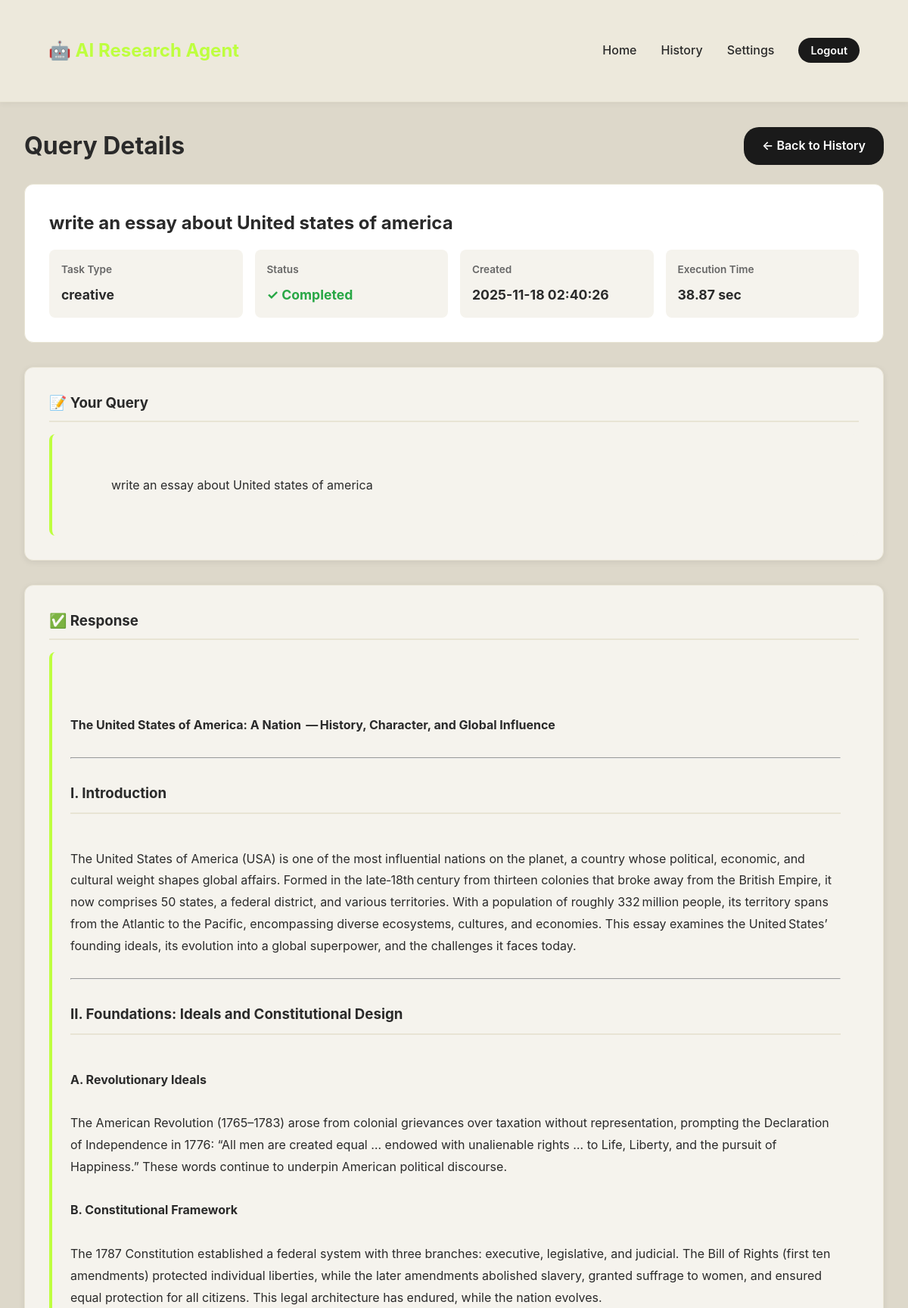
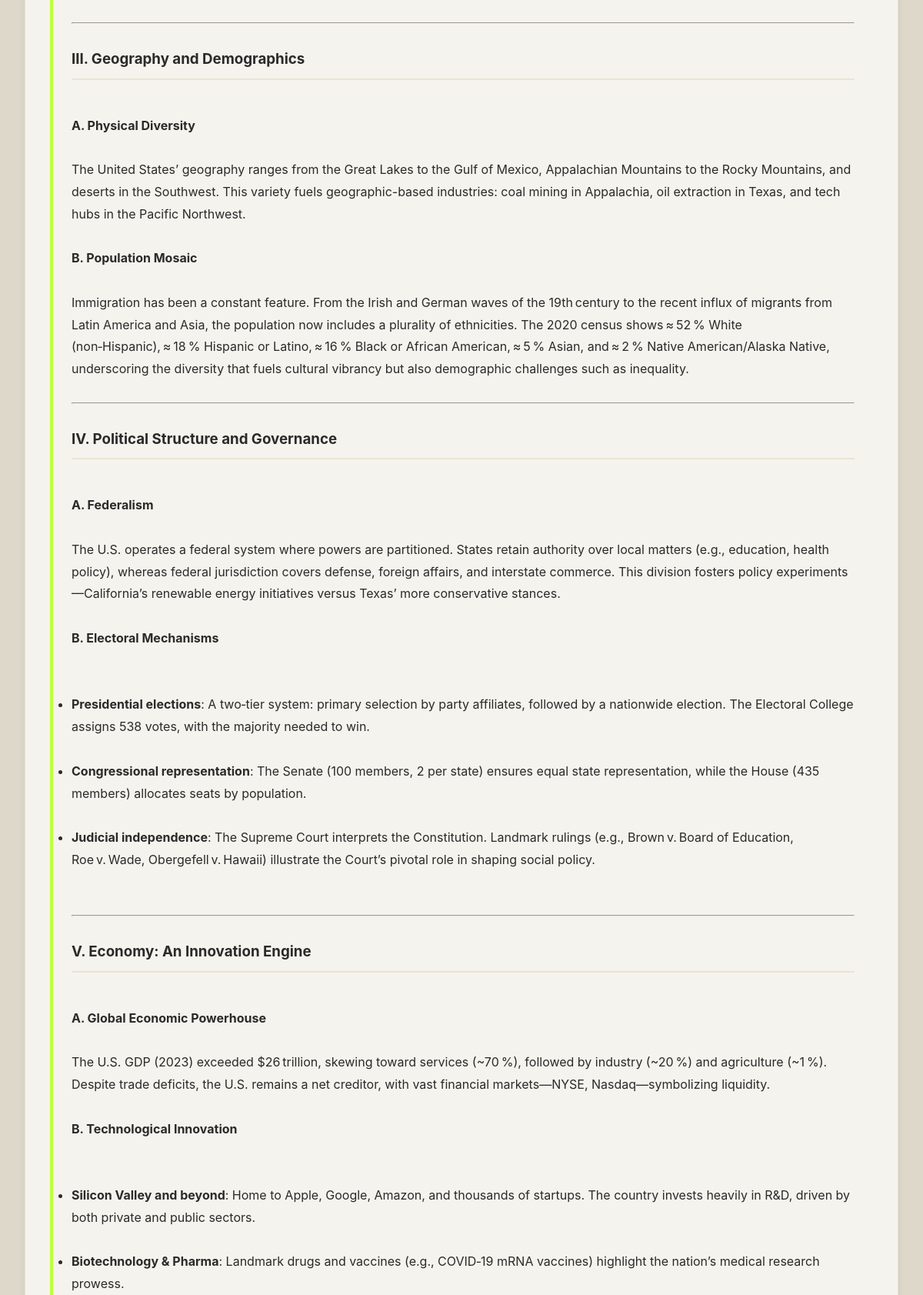
The page /query/6 (signed in, upper part) on the database its author committed (2 pictures, top to bottom).
### app.py (models this page shows, shortened)
class Query(db.Model):
    id = db.Column(db.Integer, primary_key=True)
    user_id = db.Column(db.Integer, db.ForeignKey('user.id'), nullable=False)
    query_text = db.Column(db.Text, nullable=False)
    response = db.Column(db.Text)
    reasoning = db.Column(db.Text)
    status = db.Column(db.String(20), default='processing')
    task_type = db.Column(db.String(50))
    execution_time = db.Column(db.Float)
    created_at = db.Column(db.DateTime, default=datetime.utcnow)
    tools_used = db.Column(db.String(255))
    error_message = db.Column(db.Text)
    is_comparison_query = db.Column(db.Boolean, default=False)
    comparison_confidence = db.Column(db.Float, default=0.0)
    table_html = db.Column(db.Text)  # Store generated HTML table
    user = db.relationship('User', backref=db.backref('queries', lazy='dynamic'))

### app.py (the view)
@app.route('/query/<int:query_id>')
@login_required
def view_query(query_id):
    query = Query.query.get_or_404(query_id)
    if query.user_id != session['user_id']:
        flash('You do not have access to this query', 'error')
        return redirect(url_for('history'))
    return render_template('query_detail.html', query=query)

### app.py (called while the page is built)
def markdown_to_html(text):
    if not text:
        return ""
    html = markdown.markdown(
        text,
        extensions=['tables', 'fenced_code', 'nl2br']
    )
    return html

@app.before_request
def make_session_permanent():
    session.permanent = True
    app.permanent_session_lifetime = timedelta(days=7)

def login_required(f):
    @wraps(f)
    def decorated_function(*args, **kwargs):
        if 'user_id' not in session:
            flash('Please log in first', 'error')
            return redirect(url_for('login'))
        return f(*args, **kwargs)
    return decorated_function

### templates/query_detail.html (shortened to what this page needs)
{% extends "base.html" %}
{% block content %}
<div class="container">
    <div style="display: flex; justify-content: space-between; align-items: center; margin-bottom: 1.5rem;">
        <h1 style="color: var(--text-primary);">Query Details</h1>
        <a href="{{ url_for('history') }}" class="btn btn-secondary">← Back to History</a>
    </div>
    <div class="detail-header">
        <h2 style="color: var(--text-primary); margin-bottom: 1rem;">{{ query.query_text[:100] }}{% if query.query_text|length > 100 %}...{% endif %}</h2>
        <div class="query-meta">
            <div class="meta-item">
                <label>Task Type</label>
                <strong class="task-{{ query.task_type }}">{{ query.task_type }}</strong>
            </div>
            <div class="meta-item">
                <label>Status</label>
                <strong>
                    {% if query.status == 'completed' %}
                        <span style="color: #28a745;">✓ Completed</span>
                    {% elif query.status == 'processing' %}
                        <span style="color: #F57F17;">⏳ Processing</span>
                    {% else %}
                        <span style="color: #DC3545;">✗ Failed</span>
                    {% endif %}
                </strong>
            </div>
            <div class="meta-item">
                <label>Created</label>
                <strong>{{ query.created_at.strftime('%Y-%m-%d %H:%M:%S') }}</strong>
            </div>
            {% if query.execution_time %}
            <div class="meta-item">
                <label>Execution Time</label>
                <strong>{{ "%.2f"|format(query.execution_time) }} sec</strong>
            </div>
            {% endif %}
        </div>
    </div>
    <div class="card response-section">
        <h3>📝 Your Query</h3>
        <div class="response-content">
            {{ query.query_text }}
        </div>
    </div>
    {% if query.status == 'processing' %}
    <div class="card response-section">
        <h3>⏳ Processing Query...</h3>
        <div class="loading-box">
            <div class="spinner" style="width: 40px; height: 40px; margin: 0 auto; margin-bottom: 1rem;"></div>
            <p>Your query is being processed. This page will refresh automatically when complete.</p>
        </div>
    </div>
    <script>
        setTimeout(() => location.reload(), 3000);
    </script>
    {% elif query.status == 'completed' %}
    <div class="card response-section">
        <h3>✅ Response</h3>
    <div class="response-content">
    {{ query.response|markdown|safe }}
    </div>
    </div>
    {% endif %}
</div>
{% endblock %}

### templates/base.html (style rules this page uses)
* { margin: 0; padding: 0; box-sizing: border-box; }
:root { --bg-primary: #DDD8CA; --bg-light: #EDE9DC; --accent-green: #BEFF3F; --accent-dark: #1a1a1a; --text-primary: #2a2a2a; --text-secondary: #666; --white: #ffffff; --card-bg: #F5F3ED; --border-color: #E8E4D4; }
body { font-family: 'Poppins', -apple-system, BlinkMacSystemFont, 'Segoe UI', Roboto, sans-serif; background: var(--bg-primary); color: var(--text-primary); min-height: 100vh; line-height: 1.6; }
.container { max-width: 1200px; margin: 0 auto; padding: 2rem; }
.card { background: var(--card-bg); border-radius: 12px; padding: 2rem; box-shadow: 0 2px 8px rgba(0, 0, 0, 0.08); border: 1px solid var(--border-color); margin-bottom: 1.5rem; }
label { display: block; margin-bottom: 0.5rem; font-weight: 600; color: var(--text-primary); }
.btn { padding: 0.75rem 1.5rem; border: none; border-radius: 20px; font-size: 1rem; font-weight: 600; cursor: pointer; transition: all 0.3s; text-decoration: none; display: inline-block; }
.btn-secondary { background: var(--accent-dark); color: var(--white); }
.task-creative { color: var(--accent-green); }

### templates/query_detail.html (style rules this page uses)
.detail-header { background: var(--white); padding: 2rem; border-radius: 12px; margin-bottom: 2rem; border: 1px solid var(--border-color); }
.query-meta { display: grid; grid-template-columns: repeat(auto-fit, minmax(150px, 1fr)); gap: 1rem; margin-top: 1rem; }
.meta-item { background: var(--card-bg); padding: 1rem; border-radius: 8px; }
.meta-item label { display: block; font-size: 0.85rem; color: var(--text-secondary); margin-bottom: 0.5rem; font-weight: 600; }
.meta-item strong { color: var(--text-primary); font-size: 1.1rem; }
.response-section { margin-bottom: 2rem; }
.response-section h3 { color: var(--text-primary); margin-bottom: 1rem; padding-bottom: 0.5rem; border-bottom: 2px solid var(--border-color); display: flex; justify-content: space-between; align-items: center; }
.response-content { background: var(--card-bg); padding: 1.5rem; border-radius: 8px; border-left: 4px solid var(--accent-green); line-height: 1.8; overflow-x: auto; white-space: pre-wrap; word-wrap: break-word; }

### rows shown on the page
Query: query_text "write an essay about United states of america", task_type "creative", created_at "2025-11-18 02:40:26", execution_time "38.87", response "The United States of America: A Nation — History, Character, and Global Influence I. Introduction The United States of America (USA) is one of the most influential nations on the planet, a country whose political, economic, and cultural weight shapes global affairs. Formed in the late‑18th century from thirteen colonies that broke away from the British Empire, it now comprises 50 states, a federal district, and various territories. With a population of roughly 332 million people, its territory spans from the Atlantic to the Pacific, encompassing diverse ecosystems, cultures, and economies. This essay examines the United States’ founding ideals, its evolution into a global superpower, and…"
